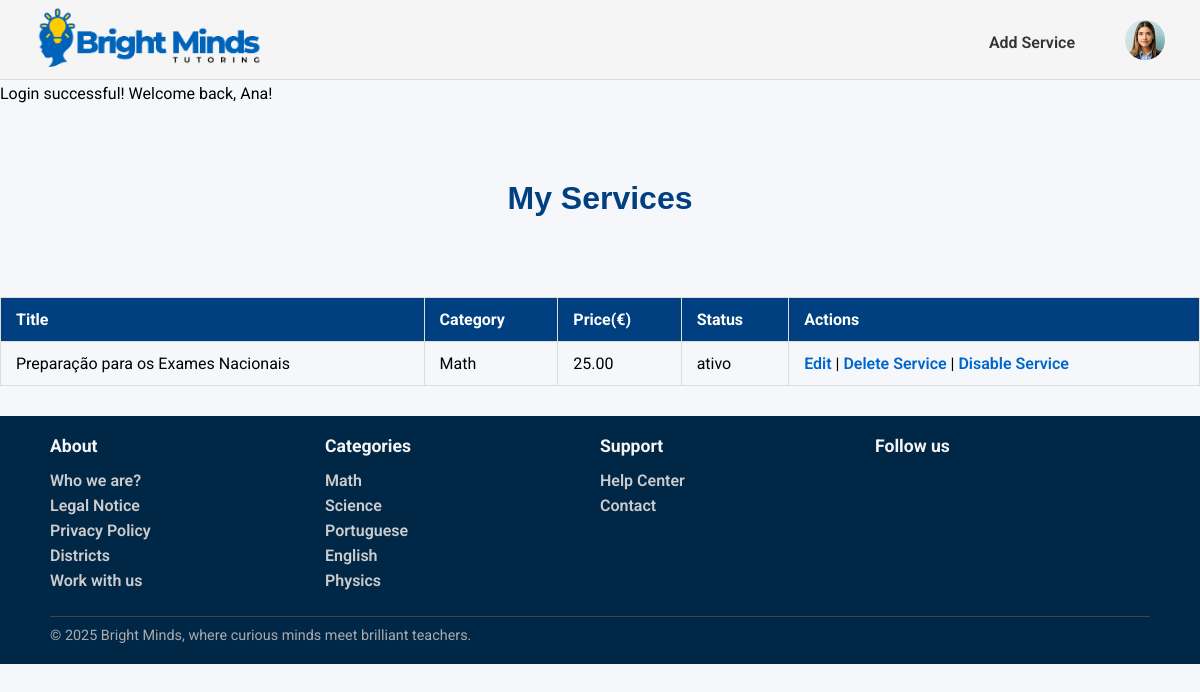
Before: /pages/services_manage.php (signed in) with the older database file.
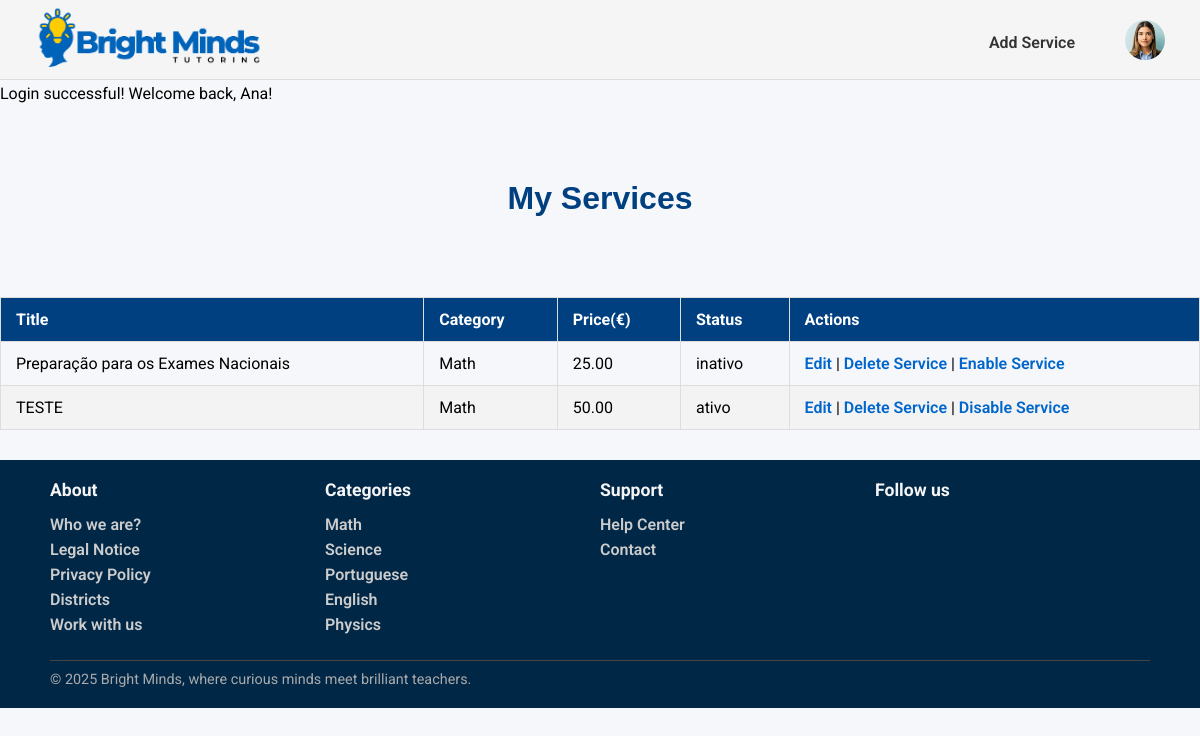
After: the same page with the newer database file.
### tables this page shows
CREATE TABLE Service(
    service_id INTEGER PRIMARY KEY,
    freelancer_id INTEGER NOT NULL,
    title TEXT NOT NULL,
    category_name TEXT NOT NULL,
    description TEXT NOT NULL,
    duracao INTEGER NOT NULL,
    price REAL NOT NULL,
    service_type TEXT CHECK(service_type IN ('individual presencial', 'grupo presencial', 'individual online','grupo online', 'revisão trabalhos')) NOT NULL,
    num_sessoes INTEGER NOT NULL,
    status TEXT CHECK(status IN ('ativo', 'inativo')) DEFAULT 'ativo',
    max_students INTEGER,
    FOREIGN KEY (freelancer_id) REFERENCES Freelancers(freelancer_id) ON UPDATE CASCADE ON DELETE CASCADE,
    FOREIGN KEY (category_name) REFERENCES Category(category_name) ON UPDATE CASCADE ON DELETE RESTRICT
);

CREATE TABLE Category(
    category_name TEXT PRIMARY KEY
);

### pages/services_manage.php (called while the page is built, shortened)
<?php
require_once(__DIR__ . '/../utils/session.php');
require_once(__DIR__ . '/../database/connection.db.php');
require_once(__DIR__ . '/../database/service.class.php');
require_once(__DIR__ . '/../templates/services.tpl.php');
require_once(__DIR__ . '/../templates/common.tpl.php');
require_once('../database/categories.php');
$session = new Session();
$freelancer_id = $session->getId();
$db = getDatabaseConnection();
$categories = getAllCategories($db);
$services= getServiceByFreelancerId($db, $freelancer_id);
drawHeader($session);
drawServicesManageTable($services);
drawFooter($categories);
?>

### utils/session.php (called while the page is built, shortened)
<?php
  class Session {
    private array $messages;
    public function __construct() {
      $this->messages = isset($_SESSION['messages']) ? $_SESSION['messages'] : array();
    }
    public function getId() : ?int {
      return isset($_SESSION['id']) ? $_SESSION['id'] : null;
    }
    public function getMessages() {
      return $this->messages;
    }
  }
?>

### database/service.class.php (called while the page is built, shortened)
<?php
function getServiceByFreelancerId(PDO $db, int $id) {
    $stmt = $db->prepare('SELECT * FROM Service WHERE freelancer_id = ?');
    $stmt->execute([$id]);
    return $stmt->fetchAll(PDO::FETCH_ASSOC);
}
?>

### database/categories.php (called while the page is built, shortened)
<?php
  function getAllCategories(PDO $db) {
    $stmt = $db->prepare('SELECT category_name
                          FROM Category');
    $stmt->execute();
    return $stmt->fetchAll();
  }
?>

### templates/services.tpl.php (the view, shortened to what the changed rows need)
<?php
function drawServicesManageTable(array $services): void {
?>
<!DOCTYPE html>
<head>
</head>
<body>
    <h1>My Services</h1>
    <div id="services-table-container">
    <table border="1" cellpadding="8" cellspacing="0">
        <thead>
            <tr>
                <th>Title</th>
                <th>Category</th>
                <th>Price(€)</th>
                <th>Status</th>
                <th>Actions</th>
            </tr>
        </thead>
        <tbody>
            <?php foreach ($services as $service): ?>
                <tr>
                    <td><?= htmlspecialchars($service['title']) ?></td>
                    <td><?= htmlspecialchars($service['category_name']) ?></td>
                    <td><?= number_format($service['price'], 2) ?></td>
                    <td><?= htmlspecialchars($service['status']) ?></td>
                    <td>
                        <a href="edit_service.php?id=<?= $service['service_id'] ?>">Edit</a> |
                        <a href="../actions/action_delete_service.php?id=<?= $service['service_id'] ?>" onclick="return confirm('Are you sure you want to delete this service?')">Delete Service</a> |
                        <?php if ($service['status'] === 'ativo'): ?>
                          <a href="../actions/action_toggle_service_status.php?id=<?= $service['service_id'] ?>&action=inativo">Disable Service</a>
                        <?php else: ?>
                          <a href="../actions/action_toggle_service_status.php?id=<?= $service['service_id'] ?>&action=ativo">Enable Service</a>
                        <?php endif; ?>
                    </td>
                </tr>
            <?php endforeach; ?>
        </tbody>
    </table>
    </div>
</body>
</html>
<?php
}
?>

### templates/common.tpl.php (shortened to what the changed rows need)
<?php
    require_once(__DIR__. '/../utils/session.php');
?>
<?php function drawHeader(Session $session){ ?>
    <!DOCTYPE html>
    <html>
        <head>
            <link rel="stylesheet" href="../css/style.css">
            <link rel="stylesheet" href="../css/profile.css">
            <link rel="stylesheet" href="../css/services.css">
            <link rel="stylesheet" href="../css/service_detail.css">
            <link rel="stylesheet" href="../css/admin.css">
            <link rel="stylesheet" href="../css/services_manage.css">
            <link rel="stylesheet" href="../css/client_booking.css">
            <link rel="stylesheet" href="../css/message.css">
        </head>
        <body>
            <header>
                <section id="messages">
                    <?php foreach ($session->getMessages() as $messsage) { ?>
                        <article class="<?=$messsage['type']?>">
                            <?=$messsage['text']?>
                        </article>
                    <?php } ?>
                </section>
            </header>
            <main>
<?php } ?>
<?php function drawFooter(array $categories){ ?>
            <footer>
                <div class="footer-content">
                    <section class="footer-column">
                        <ul>
                            <?php foreach($categories as $category){ ?>
                                <li>
                                    <a href=""><?=$category['category_name']?>
                                    </a>
                                </li>
                            <?php } ?>
                        </ul>
                    </section>
                </div>
            </footer>
        </body>
    </html>
<?php } ?>

Changed rows visible on the page:
changed service "Preparação para os Exames Nacionais": status "ativo" → "inativo"; status "Disable Service" → "Enable Service"
added service: title "TESTE", category_name "Math", price "50.00", status "ativo"
